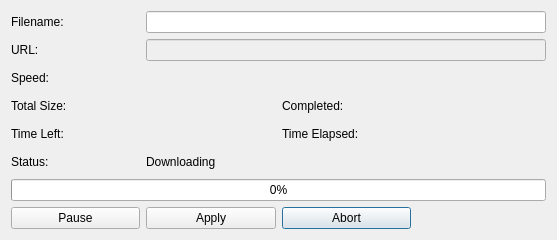
<?xml version="1.0" encoding="UTF-8"?>
<ui version="4.0">
 <class>Dialog</class>
 <widget class="QDialog" name="Dialog">
  <property name="geometry">
   <rect>
    <x>0</x>
    <y>0</y>
    <width>557</width>
    <height>240</height>
   </rect>
  </property>
  <property name="windowTitle">
   <string>Edit Download</string>
  </property>
  <layout class="QGridLayout" name="gridLayout">
   <item row="6" column="0">
    <widget class="QLabel" name="TimeLeftLabel">
     <property name="text">
      <string>Time Left:</string>
     </property>
    </widget>
   </item>
   <item row="9" column="2">
    <widget class="QPushButton" name="Abort">
     <property name="text">
      <string>Abort</string>
     </property>
    </widget>
   </item>
   <item row="8" column="0" colspan="4">
    <widget class="QProgressBar" name="progressBar">
     <property name="value">
      <number>0</number>
     </property>
     <property name="format">
      <string>%p%</string>
     </property>
    </widget>
   </item>
   <item row="1" column="1" colspan="3">
    <widget class="QLineEdit" name="uRLLineEdit">
     <property name="enabled">
      <bool>false</bool>
     </property>
     <property name="text">
      <string/>
     </property>
    </widget>
   </item>
   <item row="9" column="0">
    <widget class="QPushButton" name="Pause">
     <property name="text">
      <string>Pause</string>
     </property>
    </widget>
   </item>
   <item row="9" column="1">
    <widget class="QPushButton" name="Apply">
     <property name="text">
      <string>Apply</string>
     </property>
    </widget>
   </item>
   <item row="3" column="1">
    <widget class="QLabel" name="total">
     <property name="text">
      <string/>
     </property>
    </widget>
   </item>
   <item row="2" column="0">
    <widget class="QLabel" name="speedLabel">
     <property name="text">
      <string>Speed:</string>
     </property>
    </widget>
   </item>
   <item row="1" column="0">
    <widget class="QLabel" name="uRLLabel">
     <property name="text">
      <string>URL:</string>
     </property>
    </widget>
   </item>
   <item row="2" column="1">
    <widget class="QLabel" name="speed">
     <property name="text">
      <string/>
     </property>
    </widget>
   </item>
   <item row="3" column="0">
    <widget class="QLabel" name="totalSizeLabel">
     <property name="text">
      <string>Total Size:</string>
     </property>
    </widget>
   </item>
   <item row="0" column="0">
    <widget class="QLabel" name="filenameLabel">
     <property name="text">
      <string>Filename:</string>
     </property>
    </widget>
   </item>
   <item row="0" column="1" colspan="3">
    <widget class="QLineEdit" name="filenameLineEdit"/>
   </item>
   <item row="6" column="1">
    <widget class="QLabel" name="TimeLeft">
     <property name="text">
      <string/>
     </property>
    </widget>
   </item>
   <item row="3" column="2">
    <widget class="QLabel" name="completedLabel">
     <property name="text">
      <string>Completed:</string>
     </property>
    </widget>
   </item>
   <item row="3" column="3">
    <widget class="QLabel" name="completed">
     <property name="text">
      <string/>
     </property>
    </widget>
   </item>
   <item row="6" column="3">
    <widget class="QLabel" name="TimeElapsed">
     <property name="text">
      <string/>
     </property>
    </widget>
   </item>
   <item row="6" column="2">
    <widget class="QLabel" name="TimeElapsedLabel">
     <property name="text">
      <string>Time Elapsed:</string>
     </property>
    </widget>
   </item>
   <item row="7" column="0">
    <widget class="QLabel" name="statusLabel">
     <property name="text">
      <string>Status:</string>
     </property>
    </widget>
   </item>
   <item row="7" column="1">
    <widget class="QLabel" name="Status">
     <property name="text">
      <string>Downloading</string>
     </property>
    </widget>
   </item>
  </layout>
 </widget>
 <resources/>
 <connections/>
</ui>
